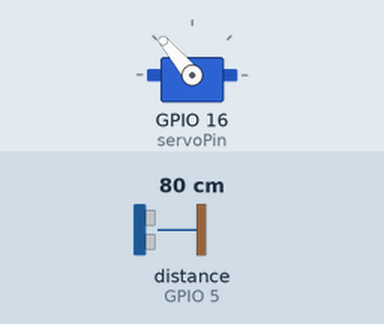
This sketch was run on a simulated ESP32. Shown: servo. Wiring (inferred from the names in the program): ultrasonic range finder: trigger GPIO 22; echo GPIO 5. Inputs (shaded band) come from the test bench; at power-on: distance to the obstacle (sensor on GPIO 5) 80 cm. The echo pulse lasts 58.3 µs per cm; WiFi joins after 1.5 s; servers stay silent unless stated; what the sketch prints to the serial monitor is not drawn.

Above: at 2.7 s.
2.8 s: distance to the obstacle (sensor on GPIO 5) set to 2 cm
At 5.3 s:
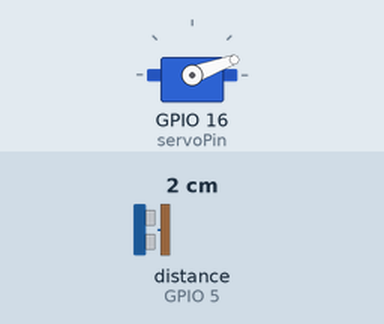
5.8 s: distance to the obstacle (sensor on GPIO 5) set to 35 cm
At 7.06 s:
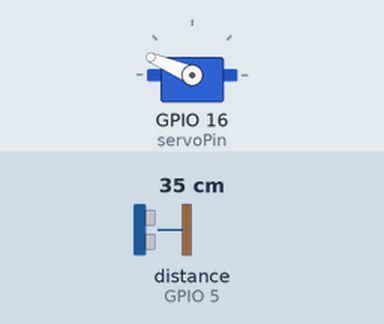
Timing chart, 0 to 14.8 s (numbered marks = the images above; inputs shaded):
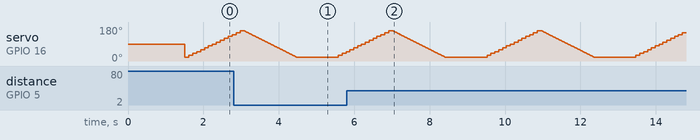

The sketch:

Cauvery1_FinalCode.ino
```cpp
#include <WiFi.h>
#include <AsyncTCP.h>
#include <ESPAsyncWebServer.h>
#include <WebSerial.h>
//#include <bits/stdc++.h>
//#include <ArduinoSTL.h>

#define trigPin 22
#define echoPin 5

float arr[3];
float m;
int maxangle;
int angle;

#include <ESP32Servo.h>
Servo myServo;
int servoPin = 16;


float mean(float arr[])
{
  return (arr[0] + arr[1] + arr[2])/3;
}
AsyncWebServer server(80);
//stack<int> dist;
const char* ssid = "Galaxy F42 5G1298";
const char* password = "yodg2065";
//const char* ssid = "iQOO Z3 5G";
//const char* password = "43211234";

void recvMsg(uint8_t *data, size_t len){
  WebSerial.println("Received Data....");
  String d = "";
  for (int i=0; i < len; i++){
    d += char(data[i]);
}
}
void setup() {
  // put your setup code here, to run once:
  Serial.begin(115200);
  pinMode(trigPin, OUTPUT);
  pinMode(echoPin, INPUT);
  WiFi.mode(WIFI_STA);
  WiFi.begin(ssid, password);

  // put your setup code here, to run once:
  //this block is for servo motor
  //Serial.begin(115200);
  ESP32PWM::allocateTimer(0);
  ESP32PWM::allocateTimer(1);
  ESP32PWM::allocateTimer(2);
  ESP32PWM::allocateTimer(3);
  myServo.setPeriodHertz(50);
  myServo.attach(servoPin, 500, 2450);


  if(WiFi.waitForConnectResult() != WL_CONNECTED){
    Serial.println("WiFi Failed!");
    return;
}
Serial.print("IP Address: ");
Serial.println(WiFi.localIP());
WebSerial.begin(&server);
WebSerial.msgCallback(recvMsg);
server.begin();
}

void loop() {
  // put your main code here, to run repeatedly:


  // put your main code here, to run repeatedly:
  for(angle = 20 ; angle<=160 ; angle+=10){
      myServo.write(angle);
      //Serial.print("Angle = ");
      //Serial.println(angle);
              digitalWrite(trigPin, LOW);
              delayMicroseconds(2);
              digitalWrite(trigPin, HIGH);
              delayMicroseconds(10);
              digitalWrite(trigPin, LOW);

              float duration = pulseIn(echoPin, HIGH);

              float distance = duration * 0.01715;

              if( angle <= 40 )
              {
                arr[(angle-20)/10] = distance;
                if(angle == 40)
                {
                  m = mean(arr);
                  maxangle = 30;
                }
              }

              else
              {
                 arr[0]=arr[1];
                 arr[1]=arr[2];
                 arr[2]=distance;
                 if(mean(arr) > m)
                 {
                    m = mean(arr);
                    maxangle = angle - 10;
                 }
              }
              //WebSerial.println(distance);
              delay(100);

  }
  WebSerial.print("Distance : ");
  WebSerial.print(m);
  WebSerial.print(" ");
  WebSerial.print("Angle : ");
  WebSerial.println(maxangle);
  for (angle = 160 ; angle>=20 ; angle--)
  {
    myServo.write(angle);
    //Serial.print("Angle = ");
    //Serial.println(angle);
    delay(10);

  }
  delay(1000);
  WebSerial.println("Came back to 0 degrees");//Might wanna comment these out


}
```
